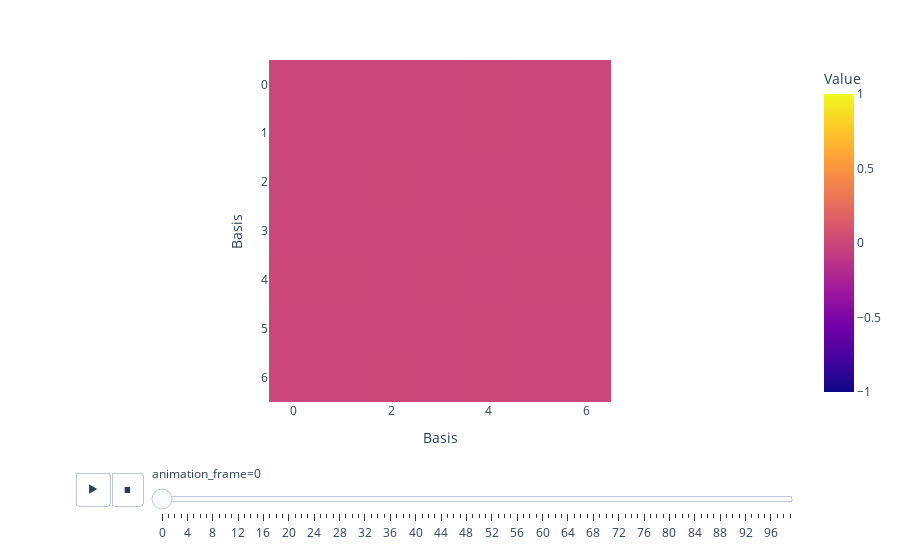

Here is the notebook cell this chart was saved with:
### Code cell
# Referencing all the angles to the first angle, compute the Hamiltonian in the rotated basis
hamiltonians_rotated = []
for i in range(len(angles)):
    hamiltonian_rotated = D_matrices[i] @ hamiltonians[0, ..., :, :] @ D_matrices[i].T
    hamiltonians_rotated.append(hamiltonian_rotated)

hamiltonians_rotated = np.array(hamiltonians_rotated)
hamiltonians_rotated_diff = hamiltonians_rotated - hamiltonians

fig = px.imshow(
    hamiltonians_rotated_diff[:, 0, ...],
    animation_frame=0,
    labels=dict(x="Basis", y="Basis", color="Value"),
    range_color=[-1, 1],
)
fig.show()

### Figure 1 — Plotly figure (JSON) as saved in the notebook; plotly's stock layout.template omitted (floating-point values rounded to 4 significant figures)
{"data": [{"coloraxis": "coloraxis", "hovertemplate": "Basis: %{x}<br>Basis: %{y}<br>Value: %{z}<extra></extra>", "name": "0", "type": "heatmap", "xaxis": "x", "yaxis": "y", "z": [[0, 0, -2.646e-10, 0, 6.91e-09, 0, 0], [0, 0, -1.791e-09, 0, 4.676e-08, 0, 0], [-2.646e-10, -1.791e-09, 2.862e-09, -7.697e-10, -2.662e-08, -7.278e-09, 1.354e-09], [0, 0, -7.697e-10, 0, 6.652e-09, 0, 0], [6.91e-09, 4.676e-08, -2.662e-08, 6.652e-09, -2.862e-09, 1.404e-07, 1.424e-08], [0, 0, -7.278e-09, 0, 1.404e-07, 0, 0], [0, 0, 1.354e-09, 0, 1.424e-08, 0, 0]]}], "layout": {"coloraxis": {"cmax": 1, "cmin": -1, "colorbar": {"title": {"text": "Value"}}, "colorscale": [[0, "#0d0887"], [0.1111, "#46039f"], [0.2222, "#7201a8"], [0.3333, "#9c179e"], [0.4444, "#bd3786"], [0.5556, "#d8576b"], [0.6667, "#ed7953"], [0.7778, "#fb9f3a"], [0.8889, "#fdca26"], [1, "#f0f921"]]}, "margin": {"t": 60}, "sliders": [{"active": 0, "currentvalue": {"prefix": "animation_frame="}, "len": 0.9, "pad": {"b": 10, "t": 60}, "steps": [{"args": [["0"], {"frame": {"duration": 0, "redraw": true}, "fromcurrent": true, "mode": "immediate", "transition": {"duration": 0, "easing": "linear"}}], "label": "0", "method": "animate"}, {"args": [["1"], {"frame": {"duration": 0, "redraw": true}, "fromcurrent": true, "mode": "immediate", "transition": {"duration": 0, "easing": "linear"}}], "label": "1", "method": "animate"}, {"args": [["2"], {"frame": {"duration": 0, "redraw": true}, "fromcurrent": true, "mode": "immediate", "transition": {"duration": 0, "easing": "linear"}}], "label": "2", "method": "animate"}, {"args": [["3"], {"frame": {"duration": 0, "redraw": true}, "fromcurrent": true, "mode": "immediate", "transition": {"duration": 0, "easing": "linear"}}], "label": "3", "method": "animate"}, {"args": [["4"], {"frame": {"duration": 0, "redraw": true}, "fromcurrent": true, "mode": "immediate", "transition": {"duration": 0, "easing": "linear"}}], "label": "4", "method": "animate"}, {"args": [["5"], {"frame": {"duration": 0, "redraw": true}, "fromcurrent": true, "mode": "immediate", "transition": {"duration": 0, "easing": "linear"}}], "label": "5", "method": "animate"}, {"args": [["6"], {"frame": {"duration": 0, "redraw": true}, "fromcurrent": true, "mode": "immediate", "transition": {"duration": 0, "easing": "linear"}}], "label": "6", "method": "animate"}, {"args": [["7"], {"frame": {"duration": 0, "redraw": true}, "fromcurrent": true, "mode": "immediate", "transition": {"duration": 0, "easing": "linear"}}], "label": "7", "method": "animate"}, {"args": [["8"], {"frame": {"duration": 0, "redraw": true}, "fromcurrent": true, "mode": "immediate", "transition": {"duration": 0, "easing": "linear"}}], "label": "8", "method": "animate"}, {"args": [["9"], {"frame": {"duration": 0, "redraw": true}, "fromcurrent": true, "mode": "immediate", "transition": {"duration": 0, "easing": "linear"}}], "label": "9", "method": "animate"}, {"args": [["10"], {"frame": {"duration": 0, "redraw": true}, "fromcurrent": true, "mode": "immediate", "transition": {"duration": 0, "easing": "linear"}}], "label": "10", "method": "animate"}, {"args": [["11"], {"frame": {"duration": 0, "redraw": true}, "fromcurrent": true, "mode": "immediate", "transition": {"duration": 0, "easing": "linear"}}], "label": "11", "method": "animate"}, {"args": [["12"], {"frame": {"duration": 0, "redraw": true}, "fromcurrent": true, "mode": "immediate", "transition": {"duration": 0, "easing": "linear"}}], "label": "12", "method": "animate"}, {"args": [["13"], {"frame": {"duration": 0, "redraw": true}, "fromcurrent": true, "mode": "immediate", "transition": {"duration": 0, "easing": "linear"}}], "label": "13", "method": "animate"}, {"args": [["14"], {"frame": {"duration": 0, "redraw": true}, "fromcurrent": true, "mode": "immediate", "transition": {"duration": 0, "easing": "linear"}}], "label": "14", "method": "animate"}, {"args": [["15"], {"frame": {"duration": 0, "redraw": true}, "fromcurrent": true, "mode": "immediate", "transition": {"duration": 0, "easing": "linear"}}], "label": "15", "method": "animate"}, {"args": [["16"], {"frame": {"duration": 0, "redraw": true}, "fromcurrent": true, "mode": "immediate", "transition": {"duration": 0, "easing": "linear"}}], "label": "16", "method": "animate"}, {"args": [["17"], {"frame": {"duration": 0, "redraw": true}, "fromcurrent": true, "mode": "immediate", "transition": {"duration": 0, "easing": "linear"}}], "label": "17", "method": "animate"}, {"args": [["18"], {"frame": {"duration": 0, "redraw": true}, "fromcurrent": true, "mode": "immediate", "transition": {"duration": 0, "easing": "linear"}}], "label": "18", "method": "animate"}, {"args": [["19"], {"frame": {"duration": 0, "redraw": true}, "fromcurrent": true, "mode": "immediate", "transition": {"duration": 0, "easing": "linear"}}], "label": "19", "method": "animate"}, {"args": [["20"], {"frame": {"duration": 0, "redraw": true}, "fromcurrent": true, "mode": "immediate", "transition": {"duration": 0, "easing": "linear"}}], "label": "20", "method": "animate"}, {"args": [["21"], {"frame": {"duration": 0, "redraw": true}, "fromcurrent": true, "mode": "immediate", "transition": {"duration": 0, "easing": "linear"}}], "label": "21", "method": "animate"}, {"args": [["22"], {"frame": {"duration": 0, "redraw": true}, "fromcurrent": true, "mode": "immediate", "transition": {"duration": 0, "easing": "linear"}}], "label": "22", "method": "animate"}, {"args": [["23"], {"frame": {"duration": 0, "redraw": true}, "fromcurrent": true, "mode": "immediate", "transition": {"duration": 0, "easing": "linear"}}], "label": "23", "method": "animate"}, {"args": [["24"], {"frame": {"duration": 0, "redraw": true}, "fromcurrent": true, "mode": "immediate", "transition": {"duration": 0, "easing": "linear"}}], "label": "24", "method": "animate"}, {"args": [["25"], {"frame": {"duration": 0, "redraw": true}, "fromcurrent": true, "mode": "immediate", "transition": {"duration": 0, "easing": "linear"}}], "label": "25", "method": "animate"}, {"args": [["26"], {"frame": {"duration": 0, "redraw": true}, "fromcurrent": true, "mode": "immediate", "transition": {"duration": 0, "easing": "linear"}}], "label": "26", "method": "animate"}, {"args": [["27"], {"frame": {"duration": 0, "redraw": true}, "fromcurrent": true, "mode": "immediate", "transition": {"duration": 0, "easing": "linear"}}], "label": "27", "method": "animate"}, {"args": [["28"], {"frame": {"duration": 0, "redraw": true}, "fromcurrent": true, "mode": "immediate", "transition": {"duration": 0, "easing": "linear"}}], "label": "28", "method": "animate"}, {"args": [["29"], {"frame": {"duration": 0, "redraw": true}, "fromcurrent": true, "mode": "immediate", "transition": {"duration": 0, "easing": "linear"}}], "label": "29", "method": "animate"}, {"args": [["30"], {"frame": {"duration": 0, "redraw": true}, "fromcurrent": true, "mode": "immediate", "transition": {"duration": 0, "easing": "linear"}}], "label": "30", "method": "animate"}, {"args": [["31"], {"frame": {"duration": 0, "redraw": true}, "fromcurrent": true, "mode": "immediate", "transition": {"duration": 0, "easing": "linear"}}], "label": "31", "method": "animate"}, {"args": [["32"], {"frame": {"duration": 0, "redraw": true}, "fromcurrent": true, "mode": "immediate", "transition": {"duration": 0, "easing": "linear"}}], "label": "32", "method": "animate"}, {"args": [["33"], {"frame": {"duration": 0, "redraw": true}, "fromcurrent": true, "mode": "immediate", "transition": {"duration": 0, "easing": "linear"}}], "label": "33", "method": "animate"}, {"args": [["34"], {"frame": {"duration": 0, "redraw": true}, "fromcurrent": true, "mode": "immediate", "transition": {"duration": 0, "easing": "linear"}}], "label": "34", "method": "animate"}, {"args": [["35"], {"frame": {"duration": 0, "redraw": true}, "fromcurrent": true, "mode": "immediate", "transition": {"duration": 0, "easing": "linear"}}], "label": "35", "method": "animate"}, {"args": [["36"], {"frame": {"duration": 0, "redraw": true}, "fromcurrent": true, "mode": "immediate", "transition": {"duration": 0, "easing": "linear"}}], "label": "36", "method": "animate"}, {"args": [["37"], {"frame": {"duration": 0, "redraw": true}, "fromcurrent": true, "mode": "immediate", "transition": {"duration": 0, "easing": "linear"}}], "label": "37", "method": "animate"}, {"args": [["38"], {"frame": {"duration": 0, "redraw": true}, "fromcurrent": true, "mode": "immediate", "transition": {"duration": 0, "easing": "linear"}}], "label": "38", "method": "animate"}, {"args": [["39"], {"frame": {"duration": 0, "redraw": true}, "fromcurrent": true, "mode": "immediate", "transition": {"duration": 0, "easing": "linear"}}], "label": "39", "method": "animate"}, {"args": [["40"], {"frame": {"duration": 0, "redraw": true}, "fromcurrent": true, "mode": "immediate", "transition": {"duration": 0, "easing": "linear"}}], "label": "40", "method": "animate"}, {"args": [["41"], {"frame": {"duration": 0, "redraw": true}, "fromcurrent": true, "mode": "immediate", "transition": {"duration": 0, "easing": "linear"}}], "label": "41", "method": "animate"}, {"args": [["42"], {"frame": {"duration": 0, "redraw": true}, "fromcurrent": true, "mode": "immediate", "transition": {"duration": 0, "easing": "linear"}}], "label": "42", "method": "animate"}, {"args": [["43"], {"frame": {"duration": 0, "redraw": true}, "fromcurrent": true, "mode": "immediate", "transition": {"duration": 0, "easing": "linear"}}], "label": "43", "method": "animate"}, {"args": [["44"], {"frame": {"duration": 0, "redraw": true}, "fromcurrent": true, "mode": "immediate", "transition": {"duration": 0, "easing": "linear"}}], "label": "44", "method": "animate"}, {"args": [["45"], {"frame": {"duration": 0, "redraw": true}, "fromcurrent": true, "mode": "immediate", "transition": {"duration": 0, "easing": "linear"}}], "label": "45", "method": "animate"}, {"args": [["46"], {"frame": {"duration": 0, "redraw": true}, "fromcurrent": true, "mode": "immediate", "transition": {"duration": 0, "easing": "linear"}}], "label": "46", "method": "animate"}, {"args": [["47"], {"frame": {"duration": 0, "redraw": true}, "fromcurrent": true, "mode": "immediate", "transition": {"duration": 0, "easing": "linear"}}], "label": "47", "method": "animate"}, {"args": [["48"], {"frame": {"duration": 0, "redraw": true}, "fromcurrent": true, "mode": "immediate", "transition": {"duration": 0, "easing": "linear"}}], "label": "48", "method": "animate"}, {"args": [["49"], {"frame": {"duration": 0, "redraw": true}, "fromcurrent": true, "mode": "immediate", "transition": {"duration": 0, "easing": "linear"}}], "label": "49", "method": "animate"}, {"args": [["50"], {"frame": {"duration": 0, "redraw": true}, "fromcurrent": true, "mode": "immediate", "transition": {"duration": 0, "easing": "linear"}}], "label": "50", "method": "animate"}, {"args": [["51"], {"frame": {"duration": 0, "redraw": true}, "fromcurrent": true, "mode": "immediate", "transition": {"duration": 0, "easing": "linear"}}], "label": "51", "method": "animate"}, {"args": [["52"], {"frame": {"duration": 0, "redraw": true}, "fromcurrent": true, "mode": "immediate", "transition": {"duration": 0, "easing": "linear"}}], "label": "52", "method": "animate"}, {"args": [["53"], {"frame": {"duration": 0, "redraw": true}, "fromcurrent": true, "mode": "immediate", "transition": {"duration": 0, "easing": "linear"}}], "label": "53", "method": "animate"}, {"args": [["54"], {"frame": {"duration": 0, "redraw": true}, "fromcurrent": true, "mode": "immediate", "transition": {"duration": 0, "easing": "linear"}}], "label": "54", "method": "animate"}, {"args": [["55"], {"frame": {"duration": 0, "redraw": true}, "fromcurrent": true, "mode": "immediate", "transition": {"duration": 0, "easing": "linear"}}], "label": "55", "method": "animate"}, {"args": [["56"], {"frame": {"duration": 0, "redraw": true}, "fromcurrent": true, "mode": "immediate", "transition": {"duration": 0, "easing": "linear"}}], "label": "56", "method": "animate"}, {"args": [["57"], {"frame": {"duration": 0, "redraw": true}, "fromcurrent": true, "mode": "immediate", "transition": {"duration": 0, "easing": "linear"}}], "label": "57", "method": "animate"}, {"args": [["58"], {"frame": {"duration": 0, "redraw": true}, "fromcurrent": true, "mode": "immediate", "transition": {"duration": 0, "easing": "linear"}}], "label": "58", "method": "animate"}, {"args": [["59"], {"frame": {"duration": 0, "redraw": true}, "fromcurrent": true, "mode": "immediate", "transition": {"duration": 0, "easing": "linear"}}], "label": "59", "method": "animate"}, {"args": [["60"], {"frame": {"duration": 0, "redraw": true}, "fromcurrent": true, "mode": "immediate", "transition": {"duration": 0, "easing": "linear"}}], "label": "60", "method": "animate"}, {"args": [["61"], {"frame": {"duration": 0, "redraw": true}, "fromcurrent": true, "mode": "immediate", "transition": {"duration": 0, "easing": "linear"}}], "label": "61", "method": "animate"}, {"args": [["62"], {"frame": {"duration": 0, "redraw": true}, "fromcurrent": true, "mode": "immediate", "transition": {"duration": 0, "easing": "linear"}}], "label": "62", "method": "animate"}, {"args": [["63"], {"frame": {"duration": 0, "redraw": true}, "fromcurrent": true, "mode": "immediate", "transition": {"duration": 0, "easing": "linear"}}], "label": "63", "method": "animate"}, {"args": [["64"], {"frame": {"duration": 0, "redraw": true}, "fromcurrent": true, "mode": "immediate", "transition": {"duration": 0, "easing": "linear"}}], "label": "64", "method": "animate"}, {"args": [["65"], {"frame": {"duration": 0, "redraw": true}, "fromcurrent": true, "mode": "immediate", "transition": {"duration": 0, "easing": "linear"}}], "label": "65", "method": "animate"}, {"args": [["66"], {"frame": {"duration": 0, "redraw": true}, "fromcurrent": true, "mode": "immediate", "transition": {"duration": 0, "easing": "linear"}}], "label": "66", "method": "animate"}, {"args": [["67"], {"frame": {"duration": 0, "redraw": true}, "fromcurrent": true, "mode": "immediate", "transition": {"duration": 0, "easing": "linear"}}], "label": "67", "method": "animate"}, {"args": [["68"], {"frame": {"duration": 0, "redraw": true}, "fromcurrent": true, "mode": "immediate", "transition": {"duration": 0, "easing": "linear"}}], "label": "68", "method": "animate"}, {"args": [["69"], {"frame": {"duration": 0, "redraw": true}, "fromcurrent": true, "mode": "immediate", "transition": {"duration": 0, "easing": "linear"}}], "label": "69", "method": "animate"}, {"args": [["70"], {"frame": {"duration": 0, "redraw": true}, "fromcurrent": true, "mode": "immediate", "transition": {"duration": 0, "easing": "linear"}}], "label": "70", "method": "animate"}, {"args": [["71"], {"frame": {"duration": 0, "redraw": true}, "fromcurrent": true, "mode": "immediate", "transition": {"duration": 0, "easing": "linear"}}], "label": "71", "method": "animate"}, {"args": [["72"], {"frame": {"duration": 0, "redraw": true}, "fromcurrent": true, "mode": "immediate", "transition": {"duration": 0, "easing": "linear"}}], "label": "72", "method": "animate"}, {"args": [["73"], {"frame": {"duration": 0, "redraw": true}, "fromcurrent": true, "mode": "immediate", "transition": {"duration": 0, "easing": "linear"}}], "label": "73", "method": "animate"}, {"args": [["74"], {"frame": {"duration": 0, "redraw": true}, "fromcurrent": true, "mode": "immediate", "transition": {"duration": 0, "easing": "linear"}}], "label": "74", "method": "animate"}, {"args": [["75"], {"frame": {"duration": 0, "redraw": true}, "fromcurrent": true, "mode": "immediate", "transition": {"duration": 0, "easing": "linear"}}], "label": "75", "method": "animate"}, {"args": [["76"], {"frame": {"duration": 0, "redraw": true}, "fromcurrent": true, "mode": "immediate", "transition": {"duration": 0, "easing": "linear"}}], "label": "76", "method": "animate"}, {"args": [["77"], {"frame": {"duration": 0, "redraw": true}, "fromcurrent": true, "mode": "immediate", "transition": {"duration": 0, "easing": "linear"}}], "label": "77", "method": "animate"}, {"args": [["78"], {"frame": {"duration": 0, "redraw": true}, "fromcurrent": true, "mode": "immediate", "transition": {"duration": 0, "easing": "linear"}}], "label": "78", "method": "animate"}, {"args": [["79"], {"frame": {"duration": 0, "redraw": true}, "fromcurrent": true, "mode": "immediate", "transition": {"duration": 0, "easing": "linear"}}], "label": "79", "method": "animate"}, {"args": [["80"], {"frame": {"duration": 0, "redraw": true}, "fromcurrent": true, "mode": "immediate", "transition": {"duration": 0, "easing": "linear"}}], "label": "80", "method": "animate"}, {"args": [["81"], {"frame": {"duration": 0, "redraw": true}, "fromcurrent": true, "mode": "immediate", "transition": {"duration": 0, "easing": "linear"}}], "label": "81", "method": "animate"}, {"args": [["82"], {"frame": {"duration": 0, "redraw": true}, "fromcurrent": true, "mode": "immediate", "transition": {"duration": 0, "easing": "linear"}}], "label": "82", "method": "animate"}, {"args": [["83"], {"frame": {"duration": 0, "redraw": true}, "fromcurrent": true, "mode": "immediate", "transition": {"duration": 0, "easing": "linear"}}], "label": "83", "method": "animate"}, {"args": [["84"], {"frame": {"duration": 0, "redraw": true}, "fromcurrent": true, "mode": "immediate", "transition": {"duration": 0, "easing": "linear"}}], "label": "84", "method": "animate"}, {"args": [["85"], {"frame": {"duration": 0, "redraw": true}, "fromcurrent": true, "mode": "immediate", "transition": {"duration": 0, "easing": "linear"}}], "label": "85", "method": "animate"}, {"args": [["86"], {"frame": {"duration": 0, "redraw": true}, "fromcurrent": true, "mode": "immediate", "transition": {"duration": 0, "easing": "linear"}}], "label": "86", "method": "animate"}, {"args": [["87"], {"frame": {"duration": 0, "redraw": true}, "fromcurrent": true, "mode": "immediate", "transition": {"duration": 0, "easing": "linear"}}], "label": "87", "method": "animate"}, {"args": [["88"], {"frame": {"duration": 0, "redraw": true}, "fromcurrent": true, "mode": "immediate", "transition": {"duration": 0, "easing": "linear"}}], "label": "88", "method": "animate"}, {"args": [["89"], {"frame": {"duration": 0, "redraw": true}, "fromcurrent": true, "mode": "immediate", "transition": {"duration": 0, "easing": "linear"}}], "label": "89", "method": "animate"}, {"args": [["90"], {"frame": {"duration": 0, "redraw": true}, "fromcurrent": true, "mode": "immediate", "transition": {"duration": 0, "easing": "linear"}}], "label": "90", "method": "animate"}, {"args": [["91"], {"frame": {"duration": 0, "redraw": true}, "fromcurrent": true, "mode": "immediate", "transition": {"duration": 0, "easing": "linear"}}], "label": "91", "method": "animate"}, {"args": [["92"], {"frame": {"duration": 0, "redraw": true}, "fromcurrent": true, "mode": "immediate", "transition": {"duration": 0, "easing": "linear"}}], "label": "92", "method": "animate"}, {"args": [["93"], {"frame": {"duration": 0, "redraw": true}, "fromcurrent": true, "mode": "immediate", "transition": {"duration": 0, "easing": "linear"}}], "label": "93", "method": "animate"}, {"args": [["94"], {"frame": {"duration": 0, "redraw": true}, "fromcurrent": true, "mode": "immediate", "transition": {"duration": 0, "easing": "linear"}}], "label": "94", "method": "animate"}, {"args": [["95"], {"frame": {"duration": 0, "redraw": true}, "fromcurrent": true, "mode": "immediate", "transition": {"duration": 0, "easing": "linear"}}], "label": "95", "method": "animate"}, {"args": [["96"], {"frame": {"duration": 0, "redraw": true}, "fromcurrent": true, "mode": "immediate", "transition": {"duration": 0, "easing": "linear"}}], "label": "96", "method": "animate"}, {"args": [["97"], {"frame": {"duration": 0, "redraw": true}, "fromcurrent": true, "mode": "immediate", "transition": {"duration": 0, "easing": "linear"}}], "label": "97", "method": "animate"}, {"args": [["98"], {"frame": {"duration": 0, "redraw": true}, "fromcurrent": true, "mode": "immediate", "transition": {"duration": 0, "easing": "linear"}}], "label": "98", "method": "animate"}, {"args": [["99"], {"frame": {"duration": 0, "redraw": true}, "fromcurrent": true, "mode": "immediate", "transition": {"duration": 0, "easing": "linear"}}], "label": "99", "method": "animate"}], "x": 0.1, "xanchor": "left", "y": 0, "yanchor": "top"}], "updatemenus": [{"buttons": [{"args": [null, {"frame": {"duration": 500, "redraw": true}, "fromcurrent": true, "mode": "immediate", "transition": {"duration": 500, "easing": "linear"}}], "label": "&#9654;", "method": "animate"}, {"args": [[null], {"frame": {"duration": 0, "redraw": true}, "fromcurrent": true, "mode": "immediate", "transition": {"duration": 0, "easing": "linear"}}], "label": "&#9724;", "method": "animate"}], "direction": "left", "pad": {"r": 10, "t": 70}, "showactive": false, "type": "buttons", "x": 0.1, "xanchor": "right", "y": 0, "yanchor": "top"}], "xaxis": {"anchor": "y", "constrain": "domain", "domain": [0, 1], "scaleanchor": "y", "title": {"text": "Basis"}}, "yaxis": {"anchor": "x", "autorange": "reversed", "constrain": "domain", "domain": [0, 1], "title": {"text": "Basis"}}}}
